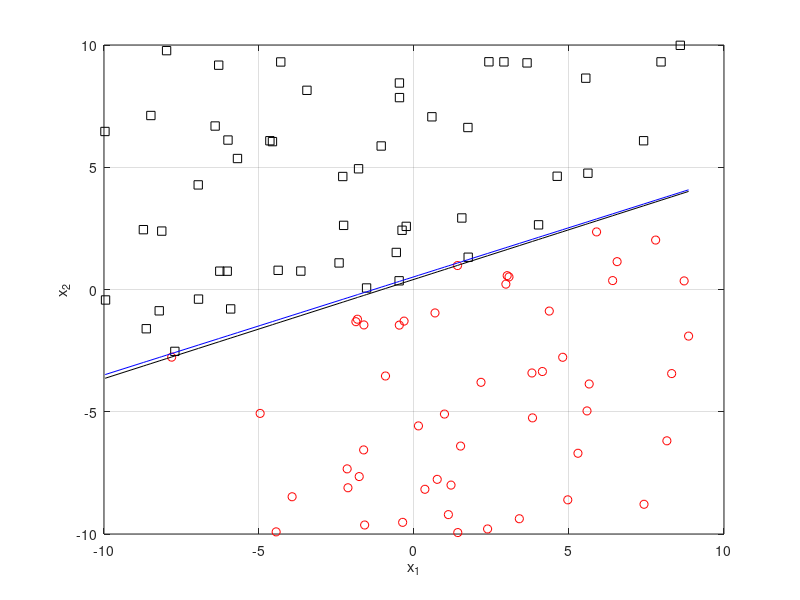
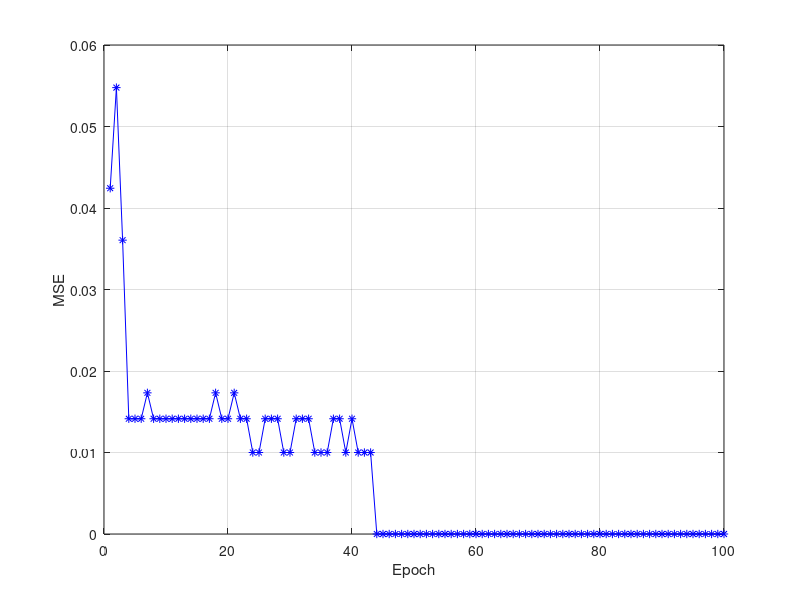

Recreate these plots in MATLAB, in order.
clc;
close all;
clear;

rng_mx = 10;
rng_mn = -10;
nm = 100;

x1 = (rng_mx-rng_mn)*rand(nm, 1)+rng_mn;
x2 = (rng_mx-rng_mn)*rand(nm, 1)+rng_mn;

m = rand();
b = rand();
xo = sort(x1);
yo = m.*xo+b;
x2e = m.*x1+b;
cls = x2>x2e;
id0 = cls==0;
id1 = ~id0;

vw = rand(3,1);
nep = 100;
n_ap = 1/abs(max([x1;x2]))-eps;
vMSE = zeros(1,nep);

for i1=1:nep
    u = [x1 x2 ones(nm,1)]*vw;
    fu = u>=0;
    err = cls-fu;
    vMSE(i1) = sqrt(err'*err)/nm;
    id_err = err~=0;
    
    y1 = -xo*vw(1)/vw(2)-vw(3)/vw(2);
    dvw = n_ap*([x1'; x2'; ones(1,nm)]*err);
    vw = vw+dvw;

    figure(1);
    plot(x1(id0), x2(id0), 'ro');
    axis([rng_mn, rng_mx, rng_mn, rng_mx])
    hold on;
    plot(x1(id1), x2(id1), 'ks');
    plot(x1(id_err), x2(id_err), 'b*');
    plot(xo, yo, 'b-');
    plot(xo, y1, 'k-');
    xlabel('x_1');
    ylabel('x_2');
    grid on;
    hold off;
    pause(0.1);

end

figure(2)
plot(1:nep,vMSE,'b*-');
grid on;
ylabel('MSE');
xlabel('Epoch');